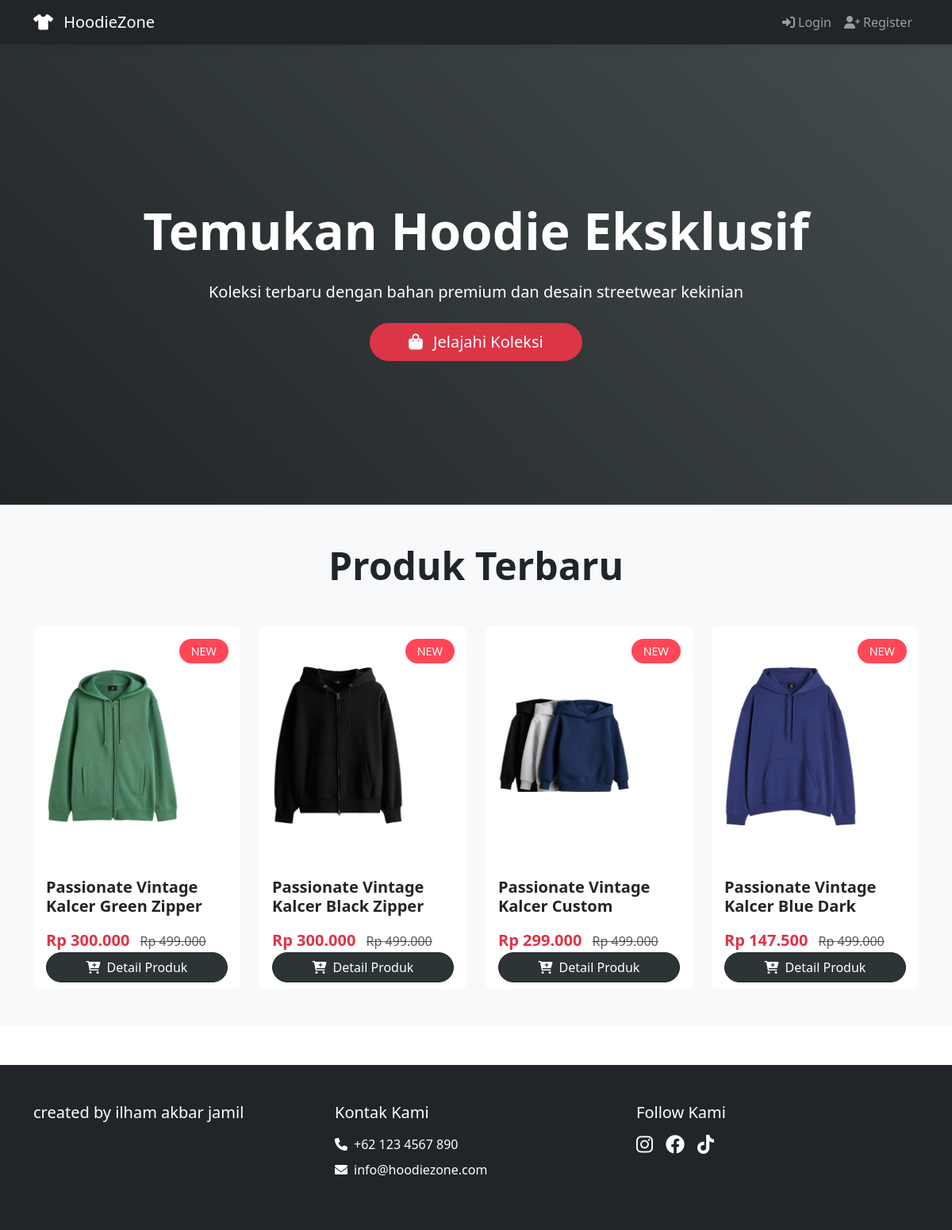
The page / on the database its author committed.
### tables this page shows
CREATE TABLE `products` (
  `id` int(11) NOT NULL,
  `name` varchar(100) DEFAULT NULL,
  `description` text DEFAULT NULL,
  `price` decimal(10,2) DEFAULT NULL,
  `image` varchar(255) DEFAULT NULL,
  `created_at` timestamp NOT NULL DEFAULT current_timestamp()
);

### index.php (the view, shortened to what this page needs)
<?php
require __DIR__ . '/includes/config.php';
$sql = "SELECT * FROM products ORDER BY created_at DESC LIMIT 4";
$result = mysqli_query($conn, $sql);
$product_count = mysqli_num_rows($result);
?>
<?php include 'includes/header.php'; ?>
<section class="hero-section d-flex align-items-center text-white">
    <div class="container text-center position-relative z-2">
        <div class="hero-content animate__animated animate__fadeInUp">
            <h1 class="display-3 fw-bold mb-4">Temukan Hoodie Eksklusif</h1>
            <p class="lead mb-4 fs-5">Koleksi terbaru dengan bahan premium dan desain streetwear kekinian</p>
            <a href="../hoodie_shop/products/index.php" class="btn btn-danger btn-lg px-5 rounded-pill">
                <i class="fas fa-shopping-bag me-2"></i>
                Jelajahi Koleksi
            </a>
        </div>
    </div>
    <div class="hero-overlay"></div>
</section>
<section class="py-5 bg-light">
    <div class="container">
        <h2 class="text-center mb-5 fw-bold display-5">Produk Terbaru</h2>
        <?php if($product_count > 0): ?>
            <div class="row row-cols-1 row-cols-md-2 row-cols-lg-4 g-4">
                <?php while($row = mysqli_fetch_assoc($result)): ?>
                <div class="col">
                    <div class="card product-card h-100 border-0 shadow-hover">
                        <div class="card-img-top position-relative">
                            <img src="images/products/<?= htmlspecialchars($row['image']) ?>"
                                 class="img-fluid object-fit-cover"
                                 style="height: 300px"
                                 alt="<?= htmlspecialchars($row['name']) ?>">
                            <div class="card-badge">NEW</div>
                        </div>
                        <div class="card-body pb-0">
                            <h5 class="card-title fw-bold mb-3"><?= htmlspecialchars($row['name']) ?></h5>
                            <div class="d-flex justify-content-between align-items-center">
                                <div>
                                    <span class="text-danger fw-bold fs-5">
                                        Rp <?= number_format($row['price'], 0, ',', '.') ?>
                                    </span>
                                    <span class="text-muted text-decoration-line-through ms-2">
                                        Rp 499.000
                                    </span>
                                </div>
                            </div>
                        </div>
                        <div class="card-footer bg-transparent border-0 pt-0">
                            <a href="products/view.php?id=<?= $row['id'] ?>"
                               class="btn btn-dark w-100 rounded-pill">
                                <i class="fas fa-cart-plus me-2"></i>Detail Produk
                            </a>
                        </div>
                    </div>
                </div>
                <?php endwhile; ?>
            </div>
        <?php else: ?>
            <div class="alert alert-warning text-center py-4 fs-5">
                <i class="fas fa-box-open me-2"></i>Produk sedang dalam persiapan
            </div>
        <?php endif; ?>
    </div>
</section>
<?php
include 'includes/footer.php';
?>

### includes/header.php (style rules this page uses)
.product-card { transition: transform 0.3s; }
.hero-section { background: linear-gradient(rgba(0,0,0,0.7), url('/images/hero-bg.jpg')); background-size: cover; height: 400px; }

### index.php (style rules this page uses)
.hero-section { background: linear-gradient(45deg, #2d3436, #636e72); height: 80vh; margin-top: -76px; padding-top: 76px; position: relative; }
.hero-overlay { position: absolute; top: 0; left: 0; width: 100%; height: 100%; background: rgba(0,0,0,0.3); z-index: 1; }
.product-card { transition: all 0.3s ease; border: 1px solid rgba(0,0,0,0.1); }
.card-badge { position: absolute; top: 15px; right: 15px; background: #ff4757; color: white; padding: 5px 15px; border-radius: 20px; font-size: 0.9em; }
.object-fit-cover { object-fit: cover; object-position: center; }
.btn-dark { background: #2d3436; transition: all 0.3s; }

### rows shown on the page
products: image (picture), name "Passionate Vintage Kalcer Green Zipper", price "300.000"
products: image (picture), name "Passionate Vintage Kalcer Black Zipper", price "300.000"
products: image (picture), name "Passionate Vintage Kalcer Custom", price "299.000"
products: image (picture), name "Passionate Vintage Kalcer Blue Dark", price "147.500"
